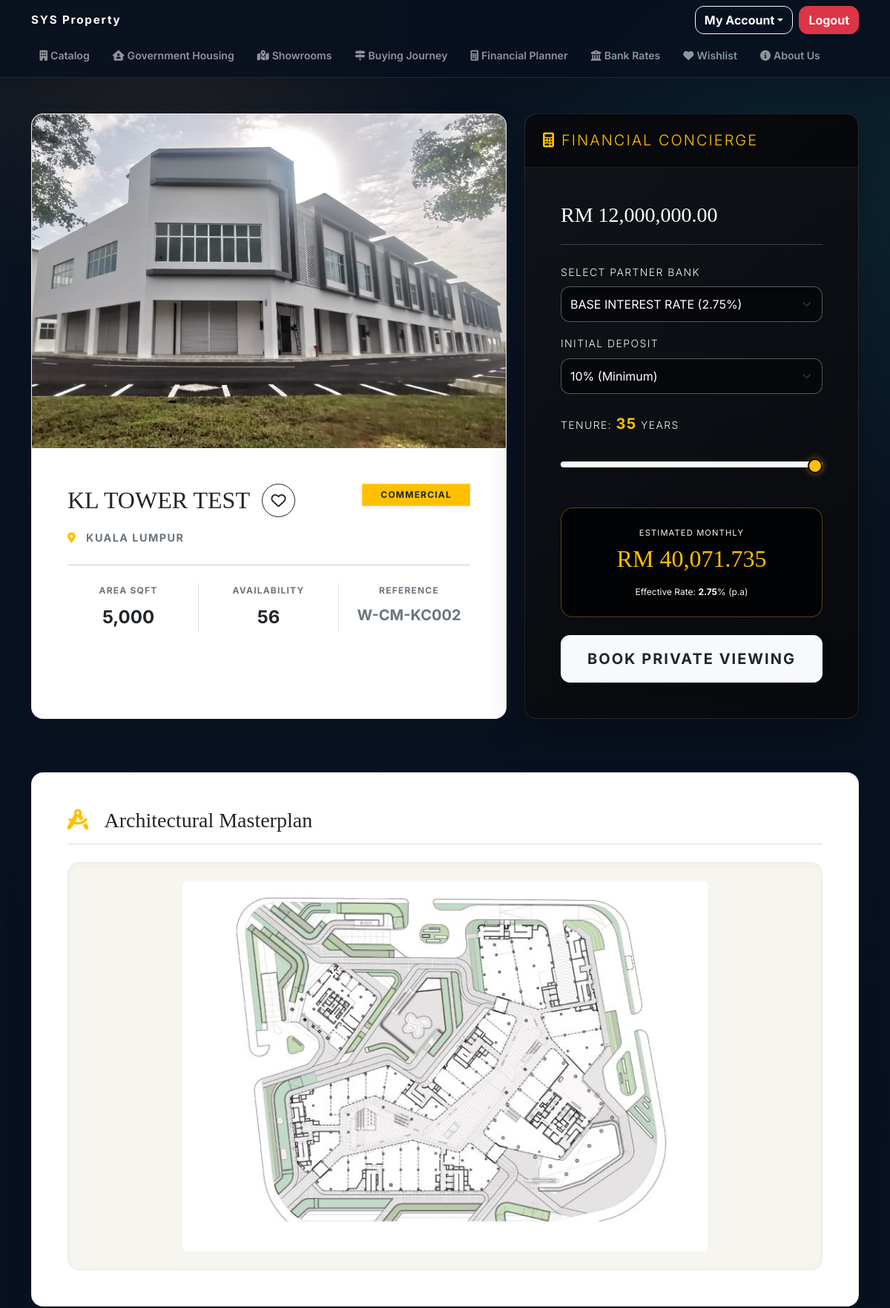
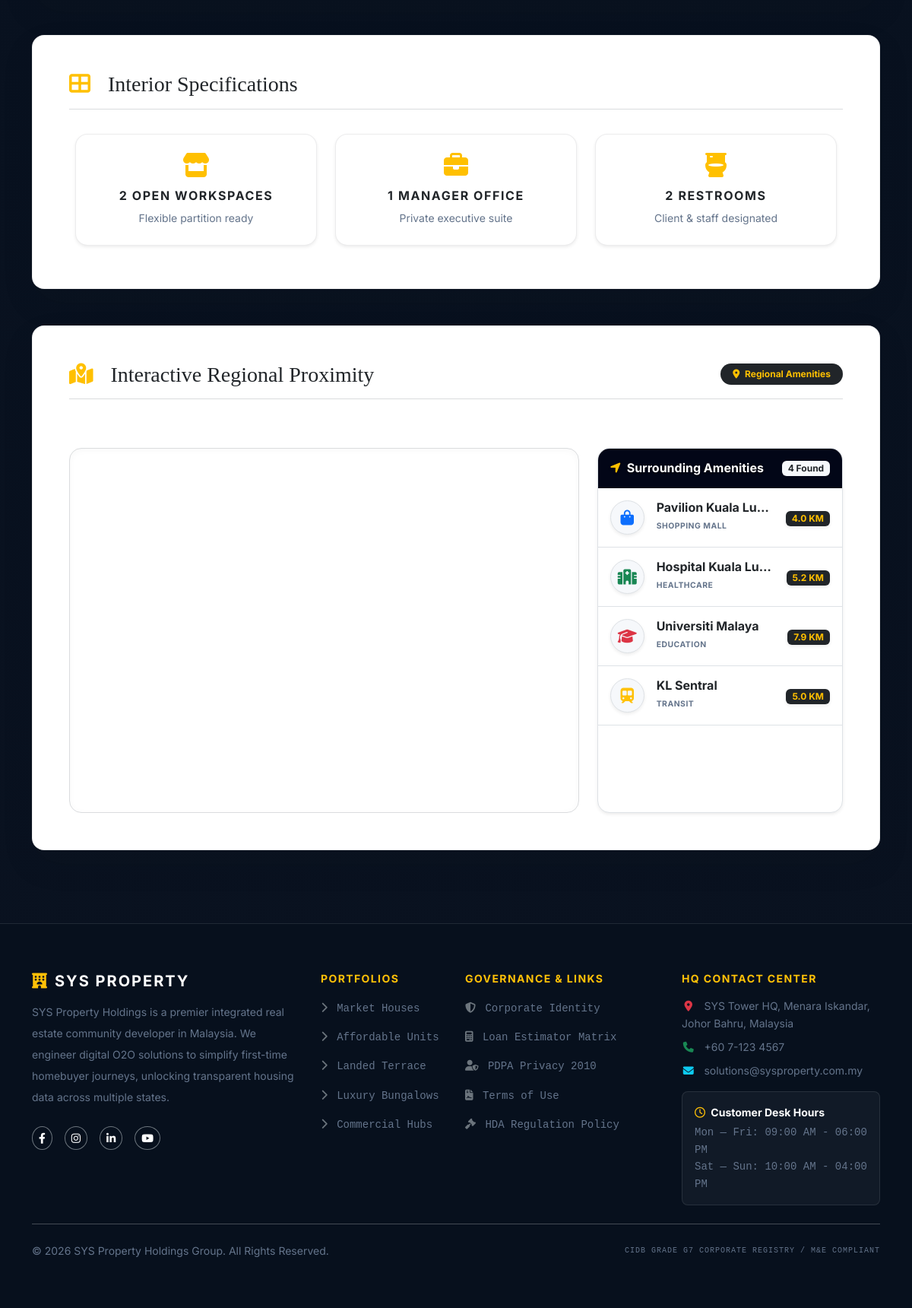
The app's page /customer/property_detail.php?id=183 (signed in) with its own data (2 pictures, top to bottom).
### tables this page shows
CREATE TABLE `properties` (
  `property_id` int(11) NOT NULL,
  `property_code` varchar(20) NOT NULL,
  `project_name` varchar(255) NOT NULL,
  `state` varchar(100) NOT NULL,
  `property_type` enum('AFFORDABLE','TERRACE','BUNGALOW','COMMERCIAL','APARTMENT') NOT NULL,
  `price` decimal(12,2) NOT NULL,
  `total_units` int(11) NOT NULL,
  `built_up_sqft` int(11) NOT NULL,
  `income_limit_rm` decimal(10,2) DEFAULT NULL,
  `status` enum('ACTIVE','SOLD_OUT','ARCHIVED') NOT NULL DEFAULT 'ACTIVE',
  `image_filename` varchar(255) NOT NULL,
  `image_search_keyword` varchar(255) NOT NULL,
  `is_affordable` tinyint(1) NOT NULL DEFAULT 0
);

### customer/property_detail.php (the view, shortened to what the rows shown need)
<?php
require_once '../includes/db_connect.php';
require_once '../includes/property_images.php';
require_once '../includes/regional_proximity.php';
$account_id = $_SESSION['account_id'];
$property_id = isset($_GET['id']) ? intval($_GET['id']) : 0;
$stmt = $conn->prepare("SELECT * FROM properties WHERE property_id = ?");
$stmt->bind_param("i", $property_id);
$stmt->execute();
$property = $stmt->get_result()->fetch_assoc();
include_once '../includes/header.php';
$is_wish_stmt = $conn->prepare("SELECT wishlist_id FROM wishlists WHERE customer_id = ? AND property_id = ?");
$is_wish_stmt->bind_param("ii", $account_id, $property_id);
$is_wish_stmt->execute();
$is_wishlisted = ($is_wish_stmt->get_result()->num_rows > 0);
$is_afford = (intval($property['is_affordable']) === 1);
$is_sold_out = (trim($property['status']) === 'SOLD_OUT');
$finalImg = property_catalog_image_path($property, $root_prefix, '../');
$proximityAmenities = regional_proximity_amenities($property['state'] ?? '');
?>
<div class="container my-5">
    <div class="row">
        <div class="col-md-7 mb-4">
            <div class="card shadow-lg border-0 overflow-hidden h-100 rounded-4 property-hero-card bg-white">
                <div class="position-relative zoom-container" style="cursor: zoom-in;" data-bs-toggle="modal" data-bs-target="#imageZoom">
                    <img src="<?php echo $finalImg; ?>" class="w-100" style="height: 450px; object-fit: cover;">
                </div>
                <div class="card-body p-5">
                    <div class="d-flex justify-content-between align-items-start mb-3">
                        <div class="d-flex align-items-center gap-3">
                            <h2 class="luxury-title fw-light text-dark mb-0"><?php echo htmlspecialchars($property['project_name']); ?></h2>
                            <form method="POST" class="m-0 wishlist-detail-form">
                                <button type="submit" name="toggle_wishlist" class="btn <?php echo $is_wishlisted ? 'bg-dark text-white' : 'btn-outline-dark'; ?> rounded-circle d-flex align-items-center justify-content-center shadow-sm wishlist-detail-btn" style="width: 45px; height: 45px; border-color: #212529 !important;">
                                </button>
                            </form>
                        </div>
                        <?php if ($is_sold_out): ?>
                            <span class="badge bg-danger px-4 py-2 text-uppercase tracking-wider shadow-sm text-white rounded-0">SOLD OUT</span>
                        <?php else: ?>
                            <span class="badge <?php echo $is_afford ? 'bg-success' : 'bg-gold text-dark'; ?> px-4 py-2 text-uppercase tracking-wider shadow-sm rounded-0" style="border: 1px solid rgba(255,255,255,0.2);">
                                <?php echo $is_afford ? 'GOV AFFORDABLE' : htmlspecialchars($property['property_type']); ?>
                            </span>
                        <?php endif; ?>
                    </div>
                    <p class="text-secondary fw-bold mb-4 tracking-wider text-uppercase" style="font-size: 0.9rem !important;"><i class="fas fa-map-marker-alt text-gold me-2"></i> <?php echo htmlspecialchars($property['state']); ?></p>
                    <hr class="my-4">
                    <div class="row text-center mb-4">
                        <div class="col-4 border-end px-2">
                            <small class="d-block text-secondary fw-bold text-uppercase tracking-wider mb-2" style="font-size: 0.75rem;">Area SQFT</small>
                            <span class="fs-4 fw-bold text-dark"><?php echo number_format($property['built_up_sqft']); ?></span>
                        </div>
                        <div class="col-4 border-end px-2">
                            <small class="d-block text-secondary fw-bold text-uppercase tracking-wider mb-2" style="font-size: 0.75rem;">Availability</small>
                            <span class="fs-4 fw-bold <?php echo $is_sold_out ? 'text-danger' : 'text-dark'; ?>"><?php echo $is_sold_out ? '0' : $property['total_units']; ?></span>
                        </div>
                        <div class="col-4 px-2">
                            <small class="d-block text-secondary fw-bold text-uppercase tracking-wider mb-2" style="font-size: 0.75rem;">Reference</small>
                            <span class="fs-5 fw-bold text-secondary"><?php echo htmlspecialchars($property['property_code']); ?></span>
                        </div>
                    </div>
                </div>
            </div>
        </div>
        <div class="col-md-5 mb-4">
            <div class="card shadow-lg border-0 h-100 bg-dark text-white rounded-4 estimator-card">
                <div class="card-body p-4 p-lg-5 d-flex flex-column">
                    <h3 class="text-white fw-light mb-4 border-bottom border-secondary border-opacity-50 pb-4 luxury-title">RM <?php echo number_format($property['price'], 2); ?></h3>
                    <div class="mb-3">
                        <label class="form-label fw-light text-uppercase tracking-wider small panel-label">Select Partner Bank</label>
                        <select id="bankSelect" class="form-select panel-select">
                        </select>
                    </div>
                    <div class="mb-4">
                        <label class="form-label fw-light text-uppercase tracking-wider small panel-label">Initial Deposit</label>
                        <select id="downpayment" class="form-select panel-select">
                        </select>
                    </div>
                    <div class="mb-5">
                        <label class="form-label fw-light text-uppercase tracking-wider small panel-label">Tenure: <span id="tenureLabel" class="text-gold fs-5 fw-bold">35</span> Years</label>
                        <div class="pt-3">
                        </div>
                    </div>
                    <div class="p-4 rounded-4 text-center shadow-sm mb-4 monthly-card">
                        <p class="mb-2 panel-label text-uppercase tracking-wider" style="font-size: 0.7rem;">Estimated Monthly</p>
                        <h2 class="text-gold fw-light m-0 luxury-title" id="monthlyResult">RM 0.00</h2>
                        <small class="panel-note d-block mt-3" style="font-size: 0.75rem;">Effective Rate: <strong id="displayRate" class="text-white">0.00</strong>% (p.a)</small>
                    </div>
                    <div class="d-grid mt-auto">
                        <?php if ($is_sold_out): ?>
                            <button type="button" class="btn btn-outline-danger btn-lg fw-bold py-3 shadow text-uppercase tracking-wider" disabled>
                                <i class="fas fa-lock me-2"></i>SOLD OUT
                            </button>
                        <?php else: ?>
                            <?php if ($is_afford): ?>
                                <a href="apply_affordable.php?id=<?php echo $property_id; ?>" class="btn btn-success btn-lg fw-light py-3 shadow text-uppercase tracking-wider">Apply Now</a>
                            <?php else: ?>
                                <a href="book_appointment.php?id=<?php echo $property_id; ?>" class="btn btn-light btn-lg fw-bold py-3 shadow text-uppercase tracking-wider text-dark">Book Private Viewing</a>
                            <?php endif; ?>
                        <?php endif; ?>
                    </div>
                </div>
            </div>
        </div>
    </div>
    <div class="row mt-5">
        <div class="col-12">
            <div class="card border-0 bg-white shadow-sm rounded-4 p-4 p-md-5 mb-5 reveal-card content-card">
                <div class="row mt-3 g-4">
                    <div class="col-lg-4">
                        <div class="bg-white border rounded-4 shadow-sm h-100 d-flex flex-column overflow-hidden">
                            <div class="p-3 d-flex justify-content-between align-items-center gap-3 flex-wrap" style="background: #020617;">
                                <h6 class="m-0 fw-bold" style="color: #fff !important; font-size: 1rem; text-shadow: 0 1px 3px rgba(0,0,0,0.75);">
                                    <i class="fas fa-location-arrow text-gold me-2"></i>Surrounding Amenities
                                </h6>
                                <span class="badge bg-light text-dark" id="placesCount"><?php echo count($proximityAmenities); ?> Found</span>
                            </div>
                        </div>
                    </div>
                </div>
            </div>
        </div>
    </div>
</div>
<?php include_once '../includes/footer.php'; ?>

### records on screen
properties: property_type+state (picture), project_name "KL TOWER TEST", property_type "COMMERCIAL", state "KUALA LUMPUR", built_up_sqft "5,000", total_units "56", property_code "W-CM-KC002", price "12,000,000.00", state "4"

### other values on screen
$wishlist_text "Wishlist"
$amenity['name'] "Pavilion Kuala Lu…"
$amenity['type'] "SHOPPING MALL"
$amenity['distance'] "4.0 KM"
$amenity['name'] "Hospital Kuala Lu…"
$amenity['type'] "HEALTHCARE"
$amenity['distance'] "5.2 KM"
$amenity['name'] "Universiti Malaya"
$amenity['type'] "EDUCATION"
$amenity['distance'] "7.9 KM"
$amenity['name'] "KL Sentral"
$amenity['type'] "TRANSIT"
$amenity['distance'] "5.0 KM"
form field value "BASE INTEREST RATE (2.75%)"
